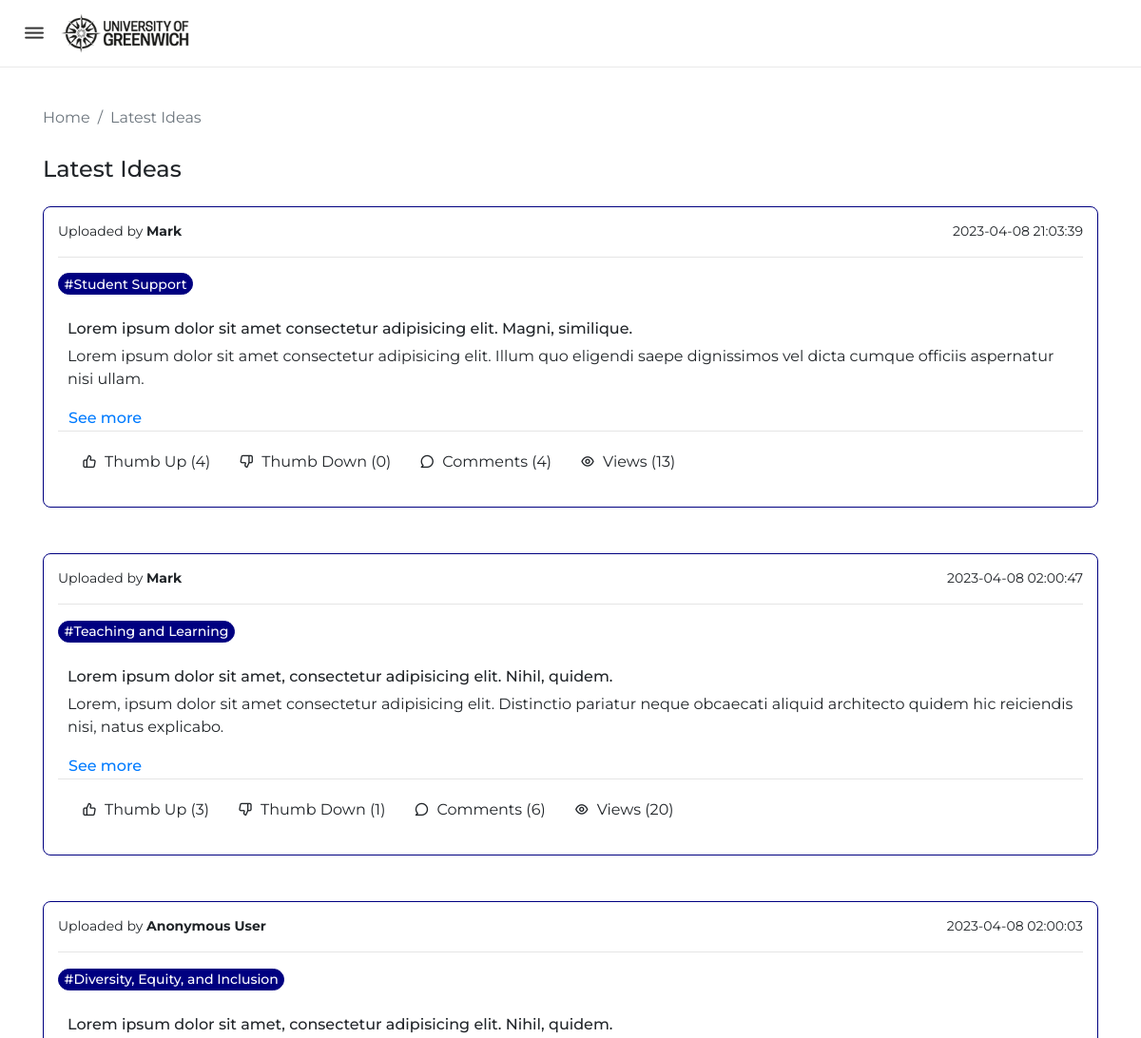
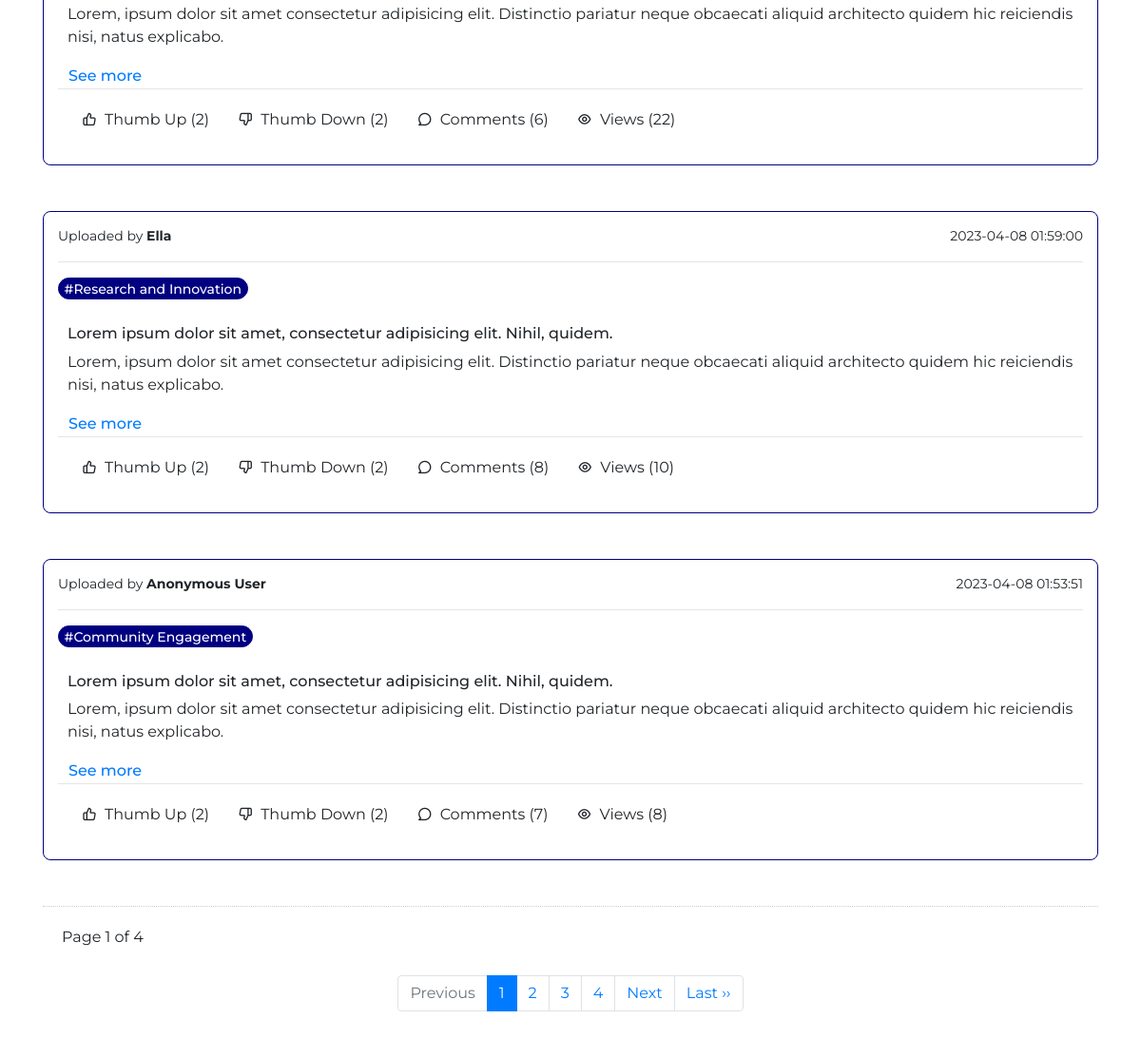
Page /latestideas_qacoordinator.php on the committed database (2 pictures, top to bottom).
### tables this page shows
CREATE TABLE `idea` (
  `IdeaID` int(11) NOT NULL,
  `AcademicYearID` int(11) NOT NULL,
  `CategoryID` int(11) NOT NULL,
  `IdeaTitle` varchar(100) NOT NULL,
  `IdeaDetails` varchar(255) NOT NULL,
  `AttachmentFile` text NOT NULL,
  `isAnonymous` varchar(20) NOT NULL,
  `UploadedBy` int(11) NOT NULL,
  `UploadedOn` datetime NOT NULL,
  `Views` int(11) NOT NULL
);

CREATE TABLE `user` (
  `UserID` int(11) NOT NULL,
  `Name` varchar(100) NOT NULL,
  `Email` varchar(80) NOT NULL,
  `Password` varchar(255) NOT NULL,
  `RoleID` int(11) NOT NULL,
  `DepartmentID` int(11) NOT NULL
);

CREATE TABLE `category` (
  `CategoryID` int(11) NOT NULL,
  `CategoryName` varchar(50) NOT NULL,
  `CategoryStatus` varchar(20) NOT NULL
);

### latestideas_qacoordinator.php (the view, shortened to what this page needs)
<?php
include('connect.php');
if (isset($_GET['page_no']) && $_GET['page_no']!="")
{
    $page_no = $_GET['page_no'];
}
else
{
    $page_no = 1;
}
    $total_records_per_page = 5;
    $offset = ($page_no-1) * $total_records_per_page;
    $previous_page = $page_no - 1;
    $next_page = $page_no + 1;
    $result_count = mysqli_query($connection,"SELECT COUNT(*) As total_records FROM idea");
    $total_records = mysqli_fetch_array($result_count);
    $total_records = $total_records['total_records'];
    $total_no_of_pages = ceil($total_records / $total_records_per_page);
?>
<!DOCTYPE html>
<html lang="en">
<head>
    <link rel="stylesheet" href="style.css">
    <link rel="stylesheet" href="https://unicons.iconscout.com/release/v4.0.0/css/line.css">
    <link rel="stylesheet" href="https://cdn.jsdelivr.net/npm/bootstrap@4.6.2/dist/css/bootstrap.min.css">
</head>
<body>
    <nav class="navi-bar">
        <div class="logo">
            <i class="uil uil-bars menu-icon"></i>
            <img src="img/uog-logo.png" alt="University of Greenwich Logo">
        </div>
    </nav>
    <main>
        <div class="container" style="margin-top: 100px;">
            <nav aria-label="breadcrumb">
                <ol class="breadcrumb">
                  <li class="breadcrumb-item"><a href="home_qacoordinator.php">Home</a></li>
                  <li class="breadcrumb-item active" aria-current="page">Latest Ideas</li>
                </ol>
              </nav>
            <div class="mb-4">
                <h4>Latest Ideas</h4>
            </div>
            <?php
            $result = mysqli_query($connection,"SELECT *
                                                FROM idea
                                                INNER JOIN academicyear ON academicyear.AcademicYearID=idea.AcademicYearID
                                                INNER JOIN category ON category.CategoryID=idea.CategoryID
                                                INNER JOIN user ON user.UserID=idea.UploadedBy
                                                ORDER BY idea.UploadedOn DESC
                                                LIMIT $offset, $total_records_per_page");
            while($row = mysqli_fetch_array($result))
            {
            ?>
            <div class="tag-idea-container">
                <div class="row mb-5">
                    <div class="col-lg-12">
                        <div class="idea-post w-100">
                            <div class="idea-header">
                                <small class="mb-0">Uploaded by <b>
                                <?php
                                    if ($row['isAnonymous']=="false")
                                    {
                                        echo $row['Name'];
                                    }
                                    else
                                    {
                                        echo "Anonymous User";
                                    }
                                    ?>
                                    </b>
                                </small>
                                <small class="mb-0"><?php echo $row['UploadedOn']?></small>
                            </div>
                            <hr>
                            <span class="badge rounded-pill bg-light text-dark text-wrap mb-2 tags active" style="font-size: 14px; font-weight: 500;">#<?php echo $row['CategoryName']?></span>
                            <div class="about-idea">
                                <h6 class="my-2"><?php echo $row['IdeaTitle']?></h6>
                            <p><?php echo $row['IdeaDetails']?></p>
                            <button type="button" class="btn btn-link see" style="font-weight: 500; padding: 0; margin: 0;">
                                <?php echo "<a href='ideadetails_qacoordinator.php?IdeaID=". $row['IdeaID'] ."'>See more</a";?>
                            </button>
                            </div>
                            <hr class="my-0">
                            <div class="like-cmt-container">
                                <div class="like-cmt-box">
                                    <p><i class="uil uil-thumbs-up mr-2"></i>Thumb Up (<?php
                                        $select="SELECT COUNT(*) AS LikeCount FROM likes WHERE IdeaID=". $row['IdeaID'] ." AND Reaction='like'";
                                        $query=mysqli_query($connection,$select);
                                        $rows=mysqli_fetch_array($query);
                                        $LikeCount = $rows['LikeCount'];
                                        echo $LikeCount;
                                        ?>)</p>
                                </div>
                                <div class="like-cmt-box">
                                    <p><i class="uil uil-thumbs-down mr-2"></i>Thumb Down (<?php
                                        $select="SELECT COUNT(*) AS DislikeCount FROM likes WHERE IdeaID=". $row['IdeaID'] ." AND Reaction='dislike'";
                                        $query=mysqli_query($connection,$select);
                                        $rows=mysqli_fetch_array($query);
                                        $DislikeCount = $rows['DislikeCount'];
                                        echo $DislikeCount;
                                        ?>)</p>
                                </div>
                                <div class="like-cmt-box">
                                    <p><i class="uil uil-comment mr-2"></i>Comments (<?php
                                        $select="SELECT COUNT(*) AS CommentCount FROM comment WHERE CommentedOn=". $row['IdeaID'] ."";
                                        $query=mysqli_query($connection,$select);
                                        $rows=mysqli_fetch_array($query);
                                        $CommentCount = $rows['CommentCount'];
                                        echo $CommentCount;
                                        ?>)</p>
                                </div>
                                <div class="like-cmt-box">
                                    <p><i class="uil uil-eye mr-2"></i>Views (<?php echo $row['Views'] ?>)</p>
                                </div>
                            </div>
                        </div>
                    </div>
                </div>
            </div>
<?php
}
?>
<div style='padding: 20px; border-top: dotted 1px #CCC;'>
    <p class="my-0">Page <?php echo $page_no." of ".$total_no_of_pages; ?></p>
</div>
<nav>
<ul class="pagination justify-content-center pt-2 pb-5">
    <?php
    if($page_no <= 1){
        echo "<li class='page-item disabled'><a class='page-link' href='?page_no=$previous_page'>Previous</a></li>";
    }
	if ($total_no_of_pages <= 10){
		for ($counter = 1; $counter <= $total_no_of_pages; $counter++){
			if ($counter == $page_no) {
		        echo "<li class='page-item active'><a class='page-link'>$counter</a></li>";
			}
            else{
                echo "<li class='page-item'><a class='page-link' href='?page_no=$counter'>$counter</a></li>";
			}
        }
	}
    if($page_no < $total_no_of_pages){
        echo "<li class='page-item'><a class='page-link' href='?page_no=$next_page'>Next</a></li>";
    }
    if($page_no < $total_no_of_pages){
	    echo "<li class='page-item'><a class='page-link' href='?page_no=$total_no_of_pages'>Last &rsaquo;&rsaquo;</a></li>";
	}
    ?>
</ul>
</nav>
        </div>
    </main>
</body>
</html>

### style.css (style rules this page uses)
* { margin: 0; padding: 0; box-sizing: border-box; font-family: 'Montserrat', sans-serif; }
body { height: 100vh; }
.navi-bar { position: fixed; top: 0; left: 0; height: 70px; width: 100%; display: flex; align-items: center; background: #FFFFFF; box-shadow: 0 0 1px rgba(0, 0, 0, 0.5); z-index: 100; }
.navi-bar .logo { display: flex; align-items: center; margin: 0 24px; }
.logo .menu-icon { color: #333333; font-size: 24px; margin-right: 14px; cursor: pointer; }
.logo img { width: 140px; }
.breadcrumb { background-color: #FFFFFF !important; padding: 12px 0 !important; }
.breadcrumb a { text-decoration: none !important; color: #6C757D !important; }
.btn.btn-link { color: #000080; font-weight: 400; }
.tag-idea-container { display: flex; align-items: center; justify-content: center; }
.tags { background-color: #F8F9FA !important; border: 1px solid #E9ECEF; cursor: pointer; }
.tags:hover, .tags.active { background-color: #000080 !important; border: 1px solid #000080; color: #FFFFFF !important; }
.idea-header { display: flex; align-items: center; justify-content: space-between; }
.idea-post { width: 100%; border-radius: 8px; padding: 15px 15px; border: 1px solid rgba(0, 0, 0, 0.15); border-color: #000080; }
.about-idea { padding: 10px 10px 0px 10px; }
.like-cmt-container { padding: 10px 10px 10px 10px; display: flex; flex-wrap: wrap; }
.like-cmt-container .like-cmt-box { display: flex; text-align: center; vertical-align: middle; padding: 10px 15px; }
.like-cmt-container .like-cmt-box p { margin: 0px 0px !important; }

### rows in the picture
idea: UploadedBy.Name "Mark", UploadedOn "2023-04-08 21:03:39", CategoryID.CategoryName "Student Support", IdeaTitle "Lorem ipsum dolor sit amet consectetur adipisicing elit. Magni, similique.", IdeaDetails "Lorem ipsum dolor sit amet consectetur adipisicing elit. Illum quo eligendi saepe dignissimos vel dicta cumque officiis aspernatur nisi ullam.", LikeCount "4", DislikeCount "0", CommentCount "4", Views "13"
idea: UploadedBy.Name "Mark", UploadedOn "2023-04-08 02:00:47", CategoryID.CategoryName "Teaching and Learning", IdeaTitle "Lorem ipsum dolor sit amet, consectetur adipisicing elit. Nihil, quidem.", IdeaDetails "Lorem, ipsum dolor sit amet consectetur adipisicing elit. Distinctio pariatur neque obcaecati aliquid architecto quidem hic reiciendis nisi, natus explicabo.", LikeCount "3", DislikeCount "1", CommentCount "6", Views "20"
idea: isAnonymous "Anonymous User", UploadedOn "2023-04-08 02:00:03", CategoryID.CategoryName "Diversity, Equity, and Inclusion", IdeaTitle "Lorem ipsum dolor sit amet, consectetur adipisicing elit. Nihil, quidem.", IdeaDetails "Lorem, ipsum dolor sit amet consectetur adipisicing elit. Distinctio pariatur neque obcaecati aliquid architecto quidem hic reiciendis nisi, natus explicabo.", LikeCount "2", DislikeCount "2", CommentCount "6", Views "22"
idea: UploadedBy.Name "Ella", UploadedOn "2023-04-08 01:59:00", CategoryID.CategoryName "Research and Innovation", IdeaTitle "Lorem ipsum dolor sit amet, consectetur adipisicing elit. Nihil, quidem.", IdeaDetails "Lorem, ipsum dolor sit amet consectetur adipisicing elit. Distinctio pariatur neque obcaecati aliquid architecto quidem hic reiciendis nisi, natus explicabo.", LikeCount "2", DislikeCount "2", CommentCount "8", Views "10"
idea: isAnonymous "Anonymous User", UploadedOn "2023-04-08 01:53:51", CategoryID.CategoryName "Community Engagement", IdeaTitle "Lorem ipsum dolor sit amet, consectetur adipisicing elit. Nihil, quidem.", IdeaDetails "Lorem, ipsum dolor sit amet consectetur adipisicing elit. Distinctio pariatur neque obcaecati aliquid architecto quidem hic reiciendis nisi, natus explicabo.", LikeCount "2", DislikeCount "2", CommentCount "7", Views "8"

### other values in the picture
$page_no "1"
$total_no_of_pages "4"
